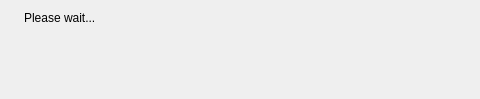
<?xml version="1.0" encoding="UTF-8"?>
<ui version="4.0">
 <class>asynchronousMessageClass</class>
 <widget class="QWidget" name="asynchronousMessageClass">
  <property name="geometry">
   <rect>
    <x>0</x>
    <y>0</y>
    <width>480</width>
    <height>99</height>
   </rect>
  </property>
  <property name="windowTitle">
   <string>Please wait...</string>
  </property>
  <property name="windowIcon">
   <iconset resource="../resources.qrc">
    <normaloff>:/devices48/resources/tr48x48-0013.png</normaloff>:/devices48/resources/tr48x48-0013.png</iconset>
  </property>
  <layout class="QHBoxLayout" name="horizontalLayout">
   <item>
    <widget class="QLabel" name="messageIcon">
     <property name="text">
      <string/>
     </property>
     <property name="pixmap">
      <pixmap resource="../resources.qrc">:/devices48/resources/tr48x48-0017.png</pixmap>
     </property>
     <property name="alignment">
      <set>Qt::AlignLeading|Qt::AlignLeft|Qt::AlignTop</set>
     </property>
    </widget>
   </item>
   <item>
    <widget class="QLabel" name="message">
     <property name="sizePolicy">
      <sizepolicy hsizetype="Expanding" vsizetype="Preferred">
       <horstretch>0</horstretch>
       <verstretch>0</verstretch>
      </sizepolicy>
     </property>
     <property name="text">
      <string>Please wait...</string>
     </property>
     <property name="alignment">
      <set>Qt::AlignLeading|Qt::AlignLeft|Qt::AlignTop</set>
     </property>
    </widget>
   </item>
  </layout>
 </widget>
 <resources>
  <include location="../resources.qrc"/>
 </resources>
 <connections/>
</ui>
